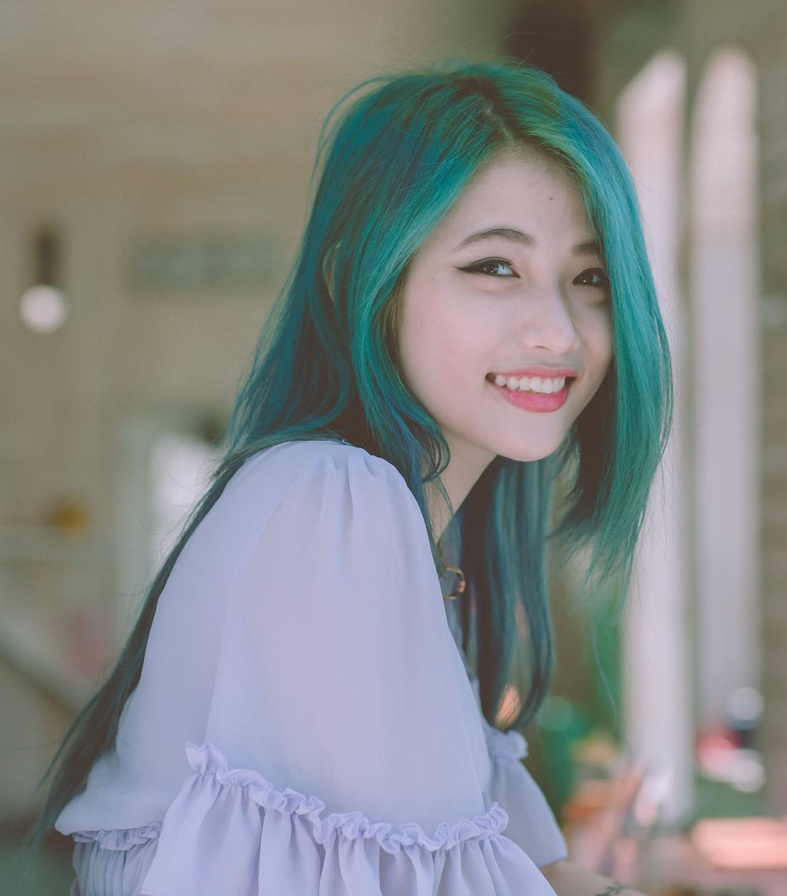
#> input picture face-pro/girl.jpg, 787 x 896 px, shrunk from 1101 x 1253 before the run
$ jupyter execute face-se.ipynb
#> lines starting #> are read from the running program, lines starting #| are printed output that depends on the picture; after the words box and inside, x2 and y2 are one past the last pixel; in counts of white or black regions, pixels touching at a corner belong together
### 顔検出プログラム

[cell 1]
import matplotlib.pyplot as plt
import cv2

# カスケードファイルを指定、検出器を作成  cv2.CascadeClassifier様々な物体を検出する為の検出器を作成できる
cascade_file = "haarcascade_frontalface_alt.xml"
cascade = cv2.CascadeClassifier(cascade_file)

# 画像を読み込んでグレイスケールに変換　　画像中にある物体
img = cv2.imread("girl.jpg")
#> img is the input picture: shape (896, 787, 3); mean B, G, R 137.5, 137.1, 133.9
img_gray = cv2.cvtColor(img, cv2.COLOR_BGR2GRAY)
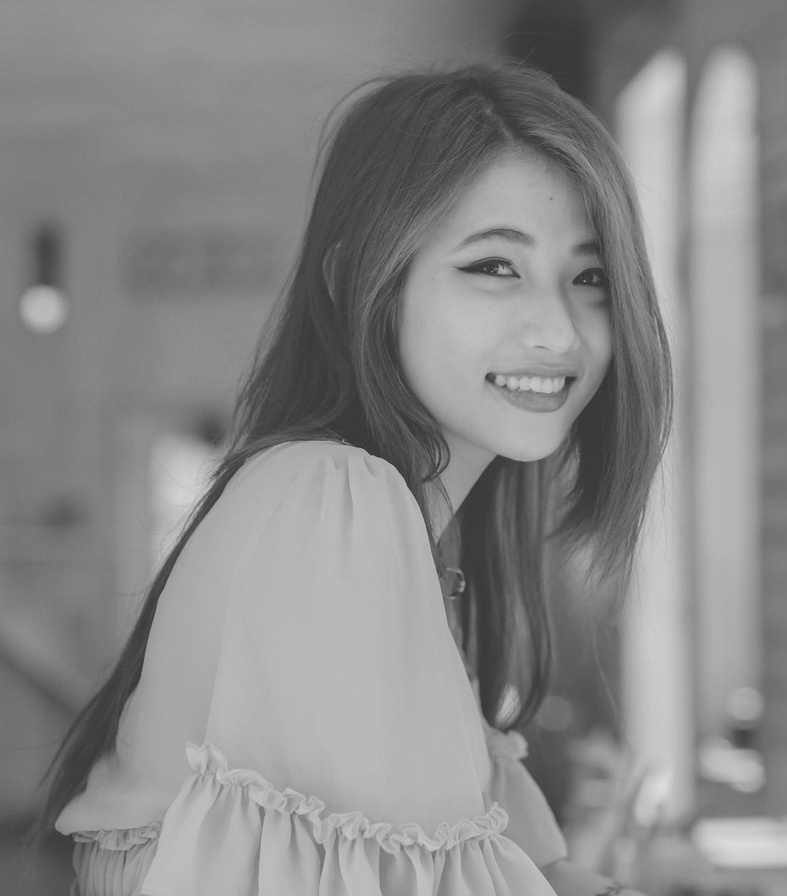
#> img_gray: shape (896, 787); min 47, max 221, mean 136.1

# 顔認識を実行
face_list = cascade.detectMultiScale(img_gray, minSize=(150,150))
#> face_list = [[394, 170, 284, 284]]
# 結果を確認
if len(face_list) == 0:
    print("失敗")
    quit()
# 認識した部分に印をつける
for (x,y,w,h) in face_list:
    print("顔の座標=", x, y, w, h)
    red = (0, 0, 255)
    cv2.rectangle(img, (x,y), (x+w, y+h), red, thickness=20)
#> this loop made 1 pass
#> (x, y, w, h, red) on pass 1: (394, 170, 284, 284, (0, 0, 255))
#| 顔の座標= 394 170 284 284
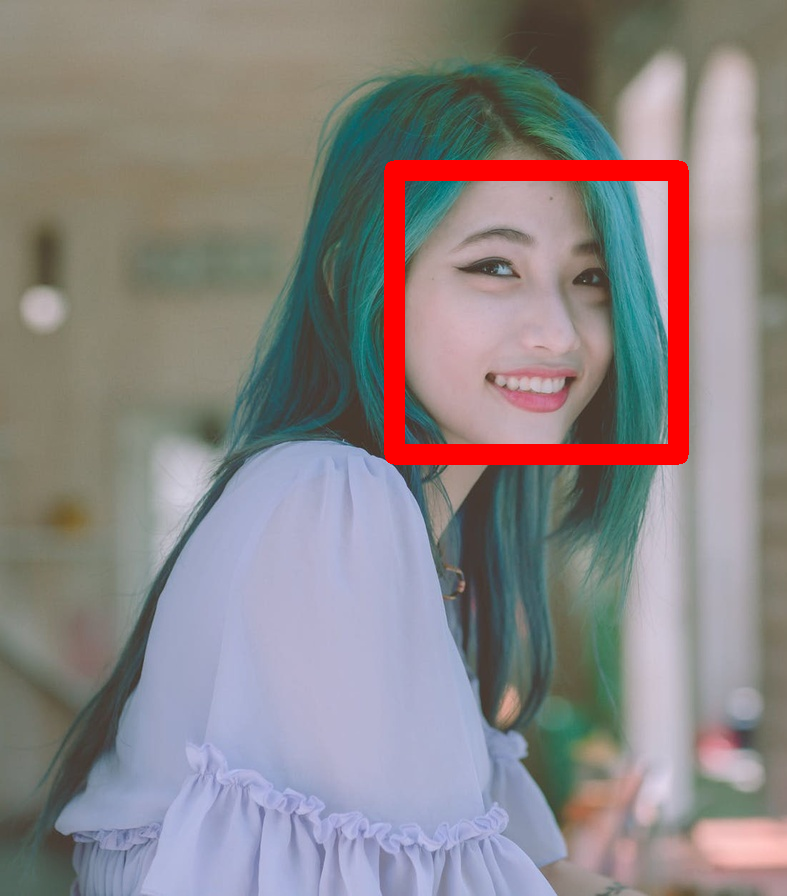
#> img: shape (896, 787, 3); 3.37% of pixels changed, all inside (x1, y1, x2, y2) = (384, 160, 689, 465)

# 画像を出力
cv2.imwrite("face-de.png", img)
plt.imshow(cv2.cvtColor(img, cv2.COLOR_BGR2RGB))
plt.show
